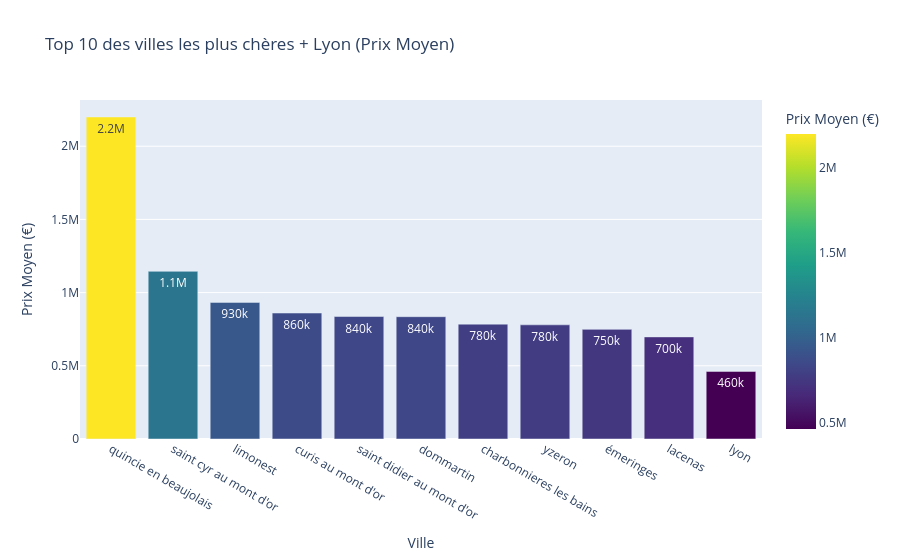

Notebook source saved alongside this figure:
### Code cell
all_villes = df_final.groupby('ville')['prix'].mean().reset_index()

#top10 des villes
top_10_villes = all_villes.sort_values(ascending=False, by='prix').head(10)

#+Lyon
lyon_data = all_villes[all_villes['ville'].str.contains('Lyon', case=False, na=False)].head(1)

final_plot_df = pd.concat([top_10_villes, lyon_data]).drop_duplicates().sort_values(by='prix', ascending=False)

fig_villes = px.bar(final_plot_df, x='ville', y='prix',
                   title="Top 10 des villes les plus chères + Lyon (Prix Moyen)",
                   text_auto='.2s',
                   color='prix',
                   color_continuous_scale='Viridis',
                   labels={'prix': 'Prix Moyen (€)', 'ville': 'Ville'})


fig_villes.show()

### Figure 1 — Plotly figure (JSON) as saved in the notebook; plotly's stock layout.template omitted (floating-point values rounded to 4 significant figures)
{"data": [{"hovertemplate": "Ville=%{x}<br>Prix Moyen (€)=%{marker.color}<extra></extra>", "legendgroup": "", "marker": {"color": [2200000.0, 1145000.0, 933000.0, 860500.0, 836700.0, 835400.0, 784700.0, 780000.0, 749000.0, 697500.0, 461600.0], "coloraxis": "coloraxis", "pattern": {"shape": ""}}, "name": "", "orientation": "v", "showlegend": false, "textposition": "auto", "texttemplate": "%{y:.2s}", "type": "bar", "x": ["quincie en beaujolais", "saint cyr au mont d'or", "limonest", "curis au mont d'or", "saint didier au mont d'or", "dommartin", "charbonnieres les bains", "yzeron", "émeringes", "lacenas", "lyon"], "xaxis": "x", "y": [2200000.0, 1145000.0, 933000.0, 860500.0, 836700.0, 835400.0, 784700.0, 780000.0, 749000.0, 697500.0, 461600.0], "yaxis": "y"}], "layout": {"barmode": "relative", "coloraxis": {"colorbar": {"title": {"text": "Prix Moyen (€)"}}, "colorscale": [[0, "#440154"], [0.1111, "#482878"], [0.2222, "#3e4989"], [0.3333, "#31688e"], [0.4444, "#26828e"], [0.5556, "#1f9e89"], [0.6667, "#35b779"], [0.7778, "#6ece58"], [0.8889, "#b5de2b"], [1, "#fde725"]]}, "legend": {"tracegroupgap": 0}, "title": {"text": "Top 10 des villes les plus chères + Lyon (Prix Moyen)"}, "xaxis": {"anchor": "y", "domain": [0, 1], "title": {"text": "Ville"}}, "yaxis": {"anchor": "x", "domain": [0, 1], "title": {"text": "Prix Moyen (€)"}}}}
